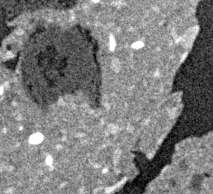
#> input picture exercises/data/08_soil_and_roots_8bit_2.png, 213 x 194 px, found by its file name
$ jupyter execute --allow-errors 08_STMC_Image_processing_basics_solution.ipynb   (shell and % lines are left out)
#> lines starting #> are read from the running program, lines starting #| are printed output that depends on the picture
## Image processing - basics

By going through this jupyter notebook and filling in the blanks you will learn how to assess **basic properties** of your image, perform **simple image operations** and assess the **image quality** quantitatively.

The example code and solutions were created by **André Lopes Marinho** and **Berit Zeller-Plumhoff**.

You will require the following libraries. If loading any of them fails, please use ``pip install`` to install any missing libraries.

[cell 1]
# Importing libraries
import numpy as np
import math
import matplotlib.pyplot as plt
import imageio as iio
import skimage
from PIL import Image

---
### Loading images and basic properties

The **first task** will be to write a function that will automatically **load and display an image** based on the ``image path`` that will be provided as an argument to the function. Please fill in the missing lines as indicated in the comments to load the image.

Once the image is loaded, we can assess its shape in a **second setp** using the ``.shape`` command and the type of the image using the ``.dtype`` command. Find out what values the commands returns based on different example images that are provided in the ``data`` folder.

After that, write a short function that prints the **image type**, **height**, **width** and **number of channels** for any given input image.

**Hint:**
- The images used for our lesson are named in the format: ``08_*.png``.

---
#### Solution
_- solve the exercise beneath using markdown and/or code blocks -_

[cell 2]
# Ensure images display in the Jupyter notebook as static image, interactive widget or in a seperate window. [inline, widget, qt]

[cell 3]
def load_and_show_image(path):
    """
    Load and display an image from the given path.

    Args:
        path (str): The path to the image file, including the file extension.
                    Example: "images/example.tif"

    Returns:
        numpy.ndarray: The image data as a NumPy array.
    """
#> called with path = 'data\\08_soil_and_roots_8bit_2.png'
    # Use imageio to read the image
    image = iio.imread(path)
#> image is the input picture: shape (194, 213); min 0, max 255, mean 125.1

    # Display the image in grayscale using matplotlib
    plt.imshow(image, cmap="gray")
    plt.show()  # Ensure the image is displayed

    # Print a success message
    print(f"The image from {path} was loaded successfully.")

    return image

[cell 4]
img_01 = load_and_show_image(path=r"data\08_soil_and_roots_8bit_2.png")

[cell 5]
def print_image_props(img):
    """
    Retrieves various properties of an image using the imageio library.

    Parameters:
    img (numpy.ndarray): image file.

    Returns:
    dict: A dictionary containing the following properties:
        - 'type': image type.
        - 'height': The height of the image in pixels.
        - 'width': The width of the image in pixels.
        - 'channels': The number of channels in the image (e.g., 3 for RGB, 4 for RGBA).
    """
    img.shape

    properties = {
        "type": img.dtype,
        "height": img.shape[0],
        "width": img.shape[1],
        "channels": img.shape[2] if len(img.shape) == 3 else 1,
    }
    # Remove None values from the dictionary
    properties = {k: v for k, v in properties.items() if v is not None}
    return properties

[cell 6]
print_image_props(img_01)

---
### Histogram

**In addition** to assessing the general image properties, we are usually interested in knowing the **greyscale distribution**, i.e. the histogram, which gives us a first impression of image quality in terms of contrast and segmentability.

In this following code snipped complete the function to evaluate the histogram of an image that is input into the function as a ``numpy.ndarray``.

---
#### Solution
_- solve the exercise beneath using markdown and/or code blocks -_

[cell 7]
def show_histogram(image):
    """Showns an histogram given an image. This method considers the image will be
        either grayscale or RGB

    Args:
        img(numpy.ndarray): Image represented by array

    Returns:
        None
    """

    # First, we need to know if the image is grayscale or RGB
    # use the shape function to do so
    image_shape = image.shape
#> image_shape = (194, 213)

    # Next, we can define some properties of our histogram figure
    # create an empty figure with title, xlabel, ylabel and set the limits of the x-axis
    plt.figure()
    plt.title("Histogram")
    plt.xlabel("Value")
    plt.ylabel("Pixel count")
    plt.xlim([0, np.max(image)])

    # Finally, create a histrogram using the numpy histogram function and plot it
    # use a bin number of 256 in all cases
    if len(image_shape) > 2:
        colors = ("red", "green", "blue")
        for channel_id, color in enumerate(colors):
            histogram, bin_edges = np.histogram(
                image[:, :, channel_id],
                bins=256,
                range=(0, np.max(image[:, :, channel_id])),
            )
            plt.plot(bin_edges[0:-1], histogram, color=color)
    else:
        histogram, bin_edges = np.histogram(image, bins=256, range=(0, np.max(image)))
#> histogram = 256 values, max 599 at index 145, min 2 at index 248, mean 161.4; bin_edges = 257 values from 0 to 255
        plt.plot(bin_edges[0:-1], histogram)

    return None

Now load a couple of test images and display their histogram using the functions you have adapted.

[cell 8]
# Show a histogram
show_histogram(image=img_01)
#> figure, not shown here; curve peaks at x = 144.4, y = 599

---
### Simple image operations #1

Once we are able to load an image and assess its properties as well as its histogram, we can perform a number of matrix operations on it.
As shown as an example in the lecture, perform the **following operation** for the image $A$: $$A_{new}=\frac{A}{4}+100$$
and similarly, as shown in the lecture perform the operation: $$A_{new}=A*2$$
Use both the ``08_bone_16bit.png`` image and the ``08_soil_and_roots_8bit.png`` image as input. Comment on how the image operation has changed the original image in both cases.

**Hint:** Make sure that the matrix dimensions fit.

---
#### Solution
_- solve the exercise beneath using markdown and/or code blocks -_

[cell 9]
img = load_and_show_image(path="data/08_soil_and_roots_8bit.png")
#> call 2 of load_and_show_image, with path = 'data/08_soil_and_roots_8bit.png'
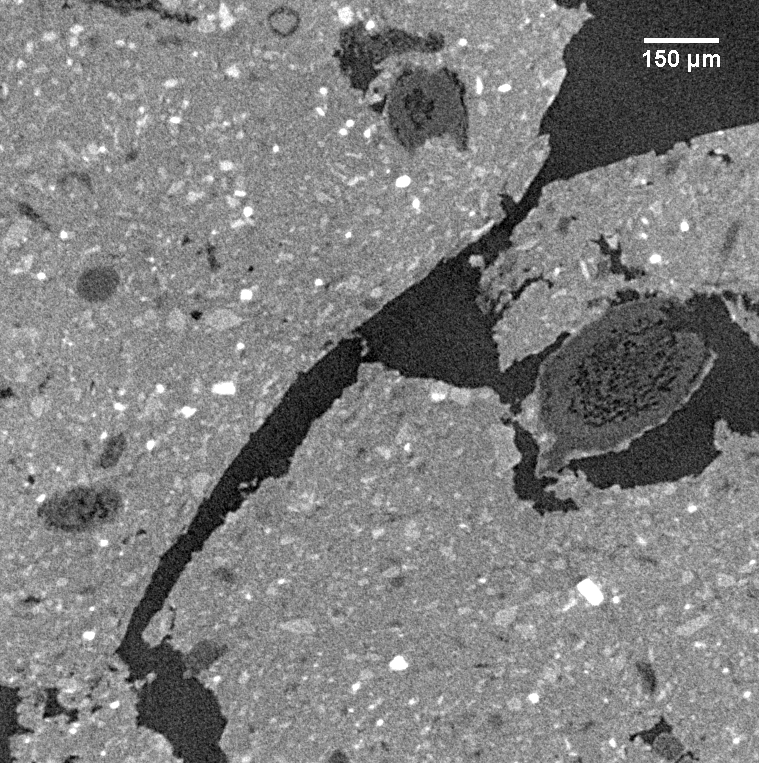
#> input picture exercises/data/08_soil_and_roots_8bit.png, 759 x 763 px
#> in load_and_show_image, image is the input picture: shape (763, 759); min 0, max 255, mean 126.9

# print the properties of the initial image and show its histogram
show_histogram(image=img)
# print the properties of the initial image
print_image_props(img)
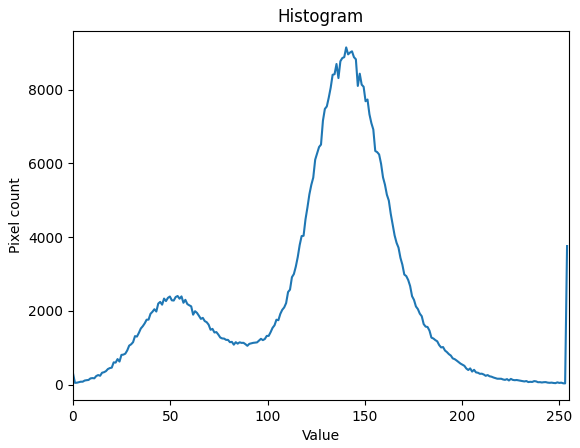
#> figure drawn by matplotlib, 1 panel; curve peaks at x = 140.4, y = 9143

[cell 10]
# perform the operation
img_new = (img / 4) + 100 * np.ones((img.shape))
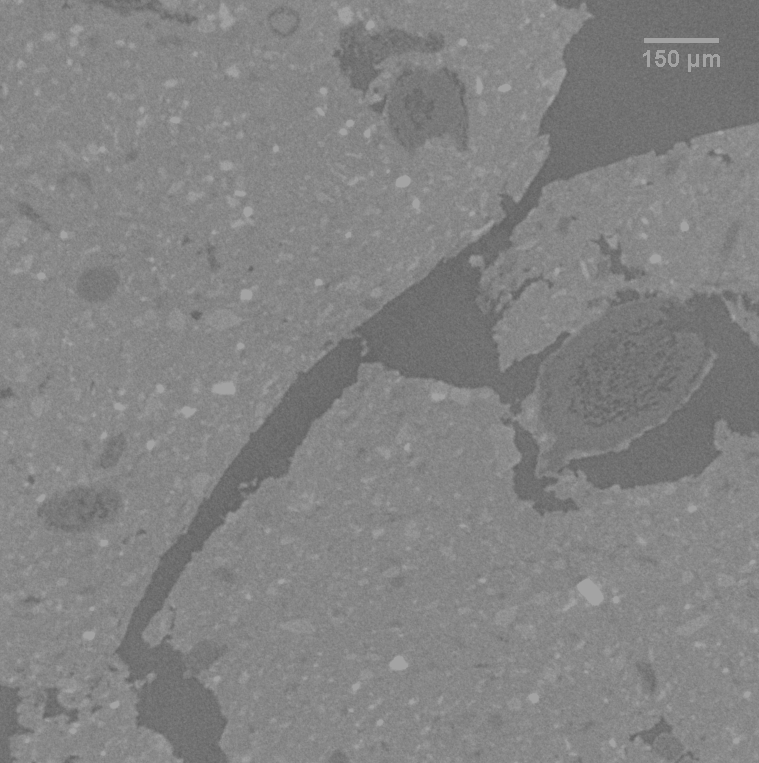
#> img_new: shape (763, 759) float64; min 100, max 163.8, mean 131.7

# show the image and print the properties and show the histogram
plt.imshow(img_new, cmap="gray")
print_image_props(img_new)
show_histogram(image=img_new)
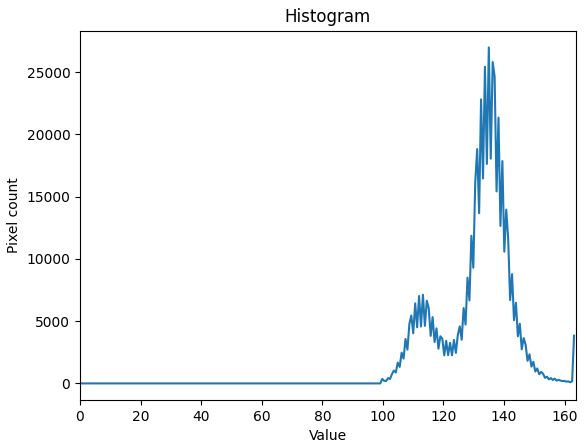
#> figure drawn by matplotlib, 1 panel; curve peaks at x = 135, y = 26976

**Comment:**
For both images, we can observe how the histogram has become more narrow due to the division of the image greyscales by 4. The shift by 100 makes little difference for the observed image contrast, if the contrast is adjusted for displaying the image.

[cell 11]
# perform the operation
img_new = img * 2
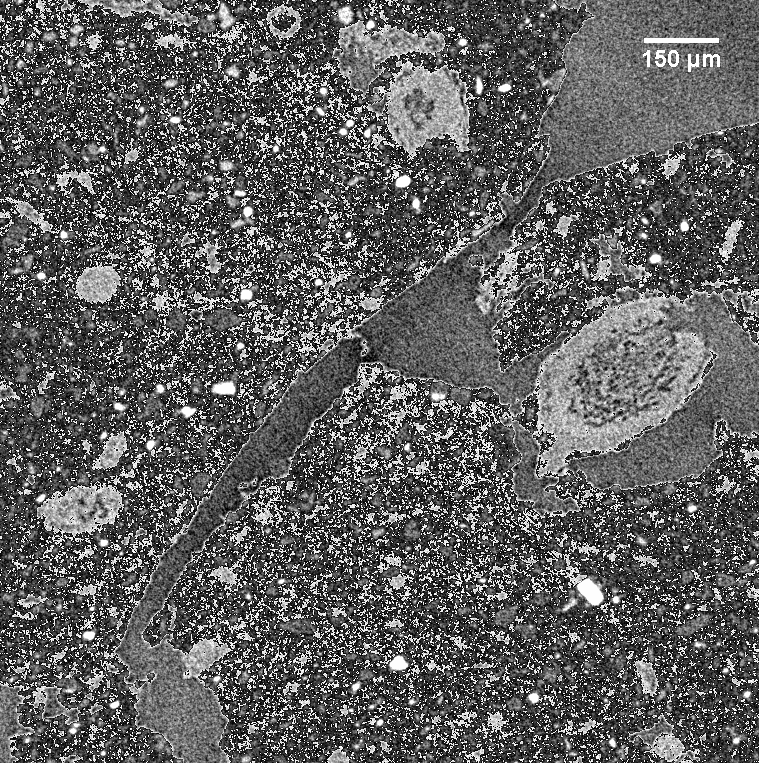
#> img_new: shape (763, 759); min 0, max 254, mean 94.8

# show the image and print the properties and show the histogram
plt.imshow(img_new, cmap="gray")
print_image_props(img_new)
show_histogram(image=img_new)
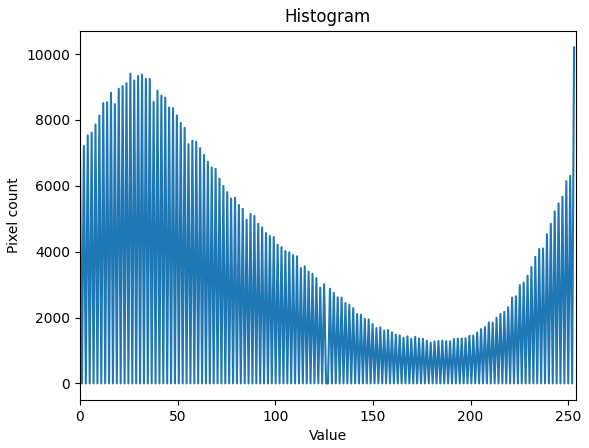
#> figure drawn by matplotlib, 1 panel; curve peaks at x = 253, y = 10202

**Comment:**
We can now observe how the histogram for ``08_soil_and_roots_8bit.png`` appears broadened. Importantly, it appears that some contrast in the image has been inverted, which may be due to certain grayscales reaching values above 255 and therefore being wrapped around begin again at 0. For the bone image ``08_bone_16bit.png`` on the other hand, this problem doesn't arise, as the original image is already 16bit despite the gryscales being in the range of 0-255 and therefore a multiplication by 2 doesn't lead to oversaturation.

---
### Simple image operations #2

**In addition** to adding or multiplying an image with scalars, we can **add/subtract/multiply/divide images**. This is a task performed often for example during the **flat** and **dark field correction**  [Link](https://en.wikipedia.org/wiki/Flat-field_correction) of **X-Ray** projections prior to the 3D reconstruction of images.

In the **next task**, please perform this correction of the projection ``08_proj.png`` in the data folder. In the same folder you will find the corresponding ``08_dark.png`` and ``08_flat.png`` image. Compare how the histogram of the projection changes due to the correction and comment on this based on what you observe qualitatively in the image.

---
#### Solution
_- solve the exercise beneath using markdown and/or code blocks -_

#> (a cell that did not finish here is left out)

dark = load_and_show_image(path="data/08_dark.tiff")
proj = load_and_show_image(path="data/08_proj.tiff")

#> (a cell that did not finish here is left out)

#> (a cell that did not finish here is left out)

**Comment:**
In addition to the histogram being fairly normalized (values between 0 and 1) after flat and dark field corrections, we can observe that the small peak previously visible in the histogram has disappeared. Looking at the images themselves, i.e. the raw projection and the correct projection, this peak is related to the darker boarders of the image which stem from the beam profile and which were removed based on the flat field correction.

---
### Image quality #1

In addition to assessing the image histogram, we want to assess the image quality quantitatively. We can do so by calculating the **signal-to-noise ratio (SNR)** and **contrast-to-noise ratio (CNR)** for different regions of our image. In the following, you need to add missing code to two functions which will compuate **SNR** and **CNR** following the input of two image regions, respectively. We choose the following definitions of **SNR** and **CNR**: $$SNR = \frac{S_i}{0.5\sqrt{\sigma_i^2+\sigma_{bg}^2}}$$ and $$CNR = \frac{|S_i-S_j|}{0.5\sqrt{\sigma_i^2+\sigma_j^2}}$$
where $S_i$ and $S_j$ are the mean greyscale values of the regions $i$ and $j$. The respective $\sigma$ values correspond to the standard deviation of the greyscale values of the regions $i$ and $j$. For the **SNR** we attain the overall noise by taking into account the background noise too.

---
#### Solution
_- solve the exercise beneath using markdown and/or code blocks -_

[cell 15]
def get_signal_to_noise_ratio(region_i, region_bg):
    """Calculates Signal-to-Noise Ratio (SNR) by the following expression:

                SNR = |mean(region_i)| / 0.5*[sqrt(stdev(region_i)^2 + stdev(region_bg)^2)]

    Args:
        region_i(numpy.ndarray): Array slice defining region i
        region_bg(numpy.ndarray): Array slice defining background region
    Returns:
        double: SNR value
    """

    # calculate the mean value of region_i
    a = np.mean(region_i)
    # calculate the denominator of the SNR
    b = 0.5 * math.sqrt(np.std(region_i) ** 2 + np.std(region_bg) ** 2)

    # compute and return the SNR
    SNR = a / b

    return SNR


def get_contrast_to_noise_ratio(region_i, region_j):
    """Calculates Contrast-to-Noise Ratio (CNR) by the following expression:

                CNR = |mean(region_i) - mean(region_j)| / 0.5*[sqrt(stdev(region_i)^2 + stdev(region_j)^2)]

    Args:
        region_i(numpy.ndarray): Array slice defining region i
        region_bg(numpy.ndarray): Array slice defining region j
    Returns:
        double: CNR value
    """

    # calculate the numerator of the CNR
    a = abs(np.mean(region_i) - np.mean(region_j))
    # calculate the denominator of the CNR
    b = 0.5 * math.sqrt(np.std(region_i) ** 2 + np.std(region_j) ** 2)

    # compute and return the CNR
    CNR = a / b

    return CNR

Based on the functions you have just created please calculate both **SNR** and **CNR** between the four quadrants of the image ``08_SNR_CNR.tif`` in the data folder. Overall, you should create four or six comparisons for **SNR** and **CNR**, respectively.

**Hints:**
- To calculate the SNR you may assume that the darkest image quadrant is the background.
- In order to use the functions you must identify the regions within the image. Identify the image dimensions to do so.

#> (a cell that did not finish here is left out)


# print image properties
print_image_props(SNRCNR)

#> (a cell that did not finish here is left out)

#> (a cell that did not finish here is left out)

**Comment:**
Q1 is the lower left quadrant in the image and the other quadrants are numbered counter clockwise. Based on the SNR, the level of noise is relatively higher compared to the signal itself, the lower the quadrant number. I.e. in the greyscales in all quadrants vary by a value of approximately 20, but the values themselves are higher for a higher quadrant number.
Clearly, this translates into the CNR, where the CNR is highest the higher the quadrant number difference, i.e. it's highest for Q1 vs. Q4, followed by Q2 vs. Q4 and Q1 vs. Q3 and is lowest for Q1 vs. Q2 and Q3 vs. Q4. The CNR for Q2 vs. Q3 is at an intermediate range, because the jump in signal from Q2 to Q3 is higher than for all other quadrants (approx. 100-140 compared to 40-60).

---
### Image quality #2

In the **next task**, use image ``08_soil_and_roots_8bit_2.png`` and calculate the **CNR** for **root vs. soil**, **root vs. background** and **soil vs. background**. Please comment on why you are selecting specific regions and comment on your results.

---
#### Solution
_- solve the exercise beneath using markdown and/or code blocks -_

[cell 19]
earth = load_and_show_image(path="data/08_soil_and_roots_8bit_2.png")

print_image_props(earth)

[cell 20]
# Select different regions from the image and calculate SNR and CNR values
# Regions
air = earth[75:100, 185:210]
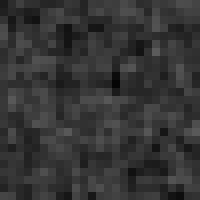
#> air: shape (25, 25) (shown 8 times larger); min 5, max 91, mean 52.8
soil = earth[75:100, 110:135]
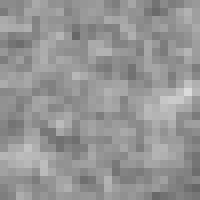
#> soil: shape (25, 25) (shown 8 times larger); min 103, max 219, mean 149.3
root = earth[55:75, 70:90]
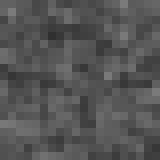
#> root: shape (20, 20) (shown 8 times larger); min 48, max 123, mean 84.8

# Visualizing them on the image
img_aux = earth.copy()
row_air, col_air = skimage.draw.rectangle_perimeter(start=(75, 185), end=(100, 210))
row_soil, col_soil = skimage.draw.rectangle_perimeter(start=(75, 110), end=(100, 135))
row_root, col_root = skimage.draw.rectangle_perimeter(start=(55, 70), end=(75, 90))

# For better vizualization
fig, ax = plt.subplots()
ax.imshow(img_aux, cmap="gray")
ax.plot(col_air, row_air, "-r")
ax.plot(col_soil, row_soil, "-g")
ax.plot(col_root, row_root, "-b")

# Calculate CNR
# CNR - Soil and Root
CNR1 = get_contrast_to_noise_ratio(soil, root)
#> in get_contrast_to_noise_ratio, `a = abs(np.mean(region_i) - np.mean(region_j))`: a = 64.45
#> in get_contrast_to_noise_ratio, `b = 0.5 * math.sqrt(np.std(region_i) ** 2 + np.std(region_j) ** 2)`: b = 11.12
#> in get_contrast_to_noise_ratio, `CNR = a / b`: CNR = 5.8
#> CNR1 = 5.8
print("CNR soil vs. root: ", np.round(CNR1, 2))
#| CNR soil vs. root:  5.8

# CNR - Soil and Air
CNR2 = get_contrast_to_noise_ratio(soil, air)
#> CNR2 = 8.63
print("CNR soil vs. air: ", np.round(CNR2, 2))
#| CNR soil vs. air:  8.63

# CNR - Air and Root
CNR3 = get_contrast_to_noise_ratio(air, root)
#> CNR3 = 3.23
print("CNR air vs. root: ", np.round(CNR3, 2))
#| CNR air vs. root:  3.23
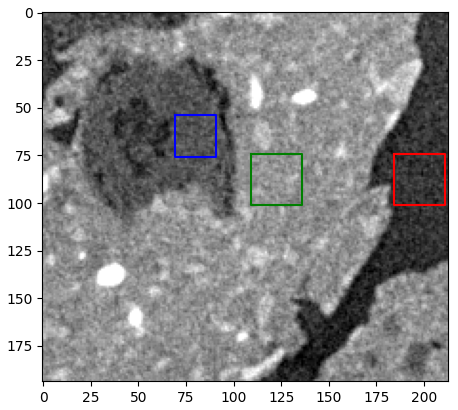
#> figure drawn by matplotlib, 1 panel
